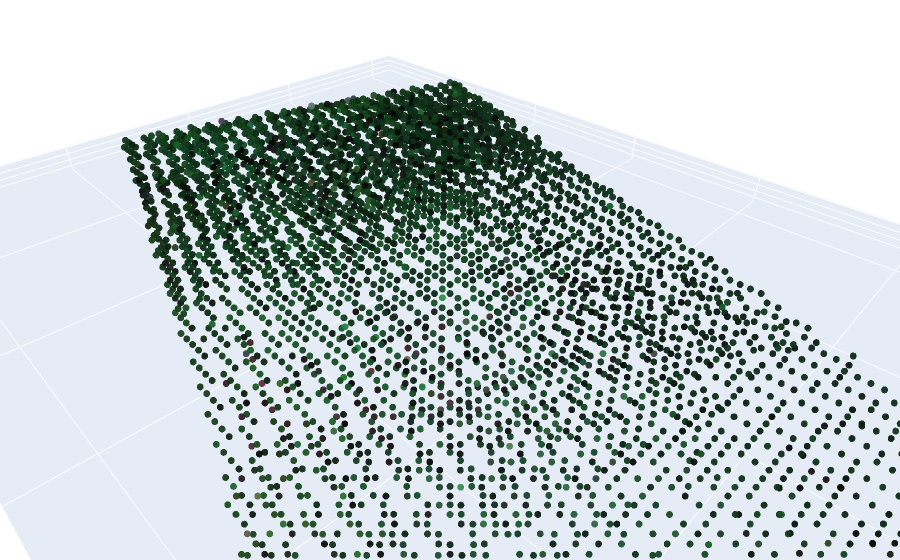

Here is the notebook cell this chart was saved with:
### Markdown cell above
Voxelgrid with reduced PCD

### Code cell
voxel_grid_reduced = o3d.geometry.VoxelGrid.create_from_point_cloud(pcd_reduced, voxel_size=vsize)
show_voxelgrid_plotly(voxel_grid_reduced, marker_size=4)

### Figure 1 — Plotly figure (JSON) as saved in the notebook; plotly's stock layout.template omitted (floating-point values rounded to 4 significant figures; data arrays with more than 128 entries replaced by an {"elided": "..."} marker saying what was removed)
{"data": [{"marker": {"color": {"elided": "4378 str values"}, "opacity": 0.95, "size": 4}, "mode": "markers", "type": "scatter3d", "x": {"elided": "4378 float values"}, "y": {"elided": "4378 float values"}, "z": {"elided": "4378 float values"}}], "layout": {"margin": {"b": 0, "l": 0, "r": 0, "t": 0}, "scene": {"aspectmode": "data"}}}
